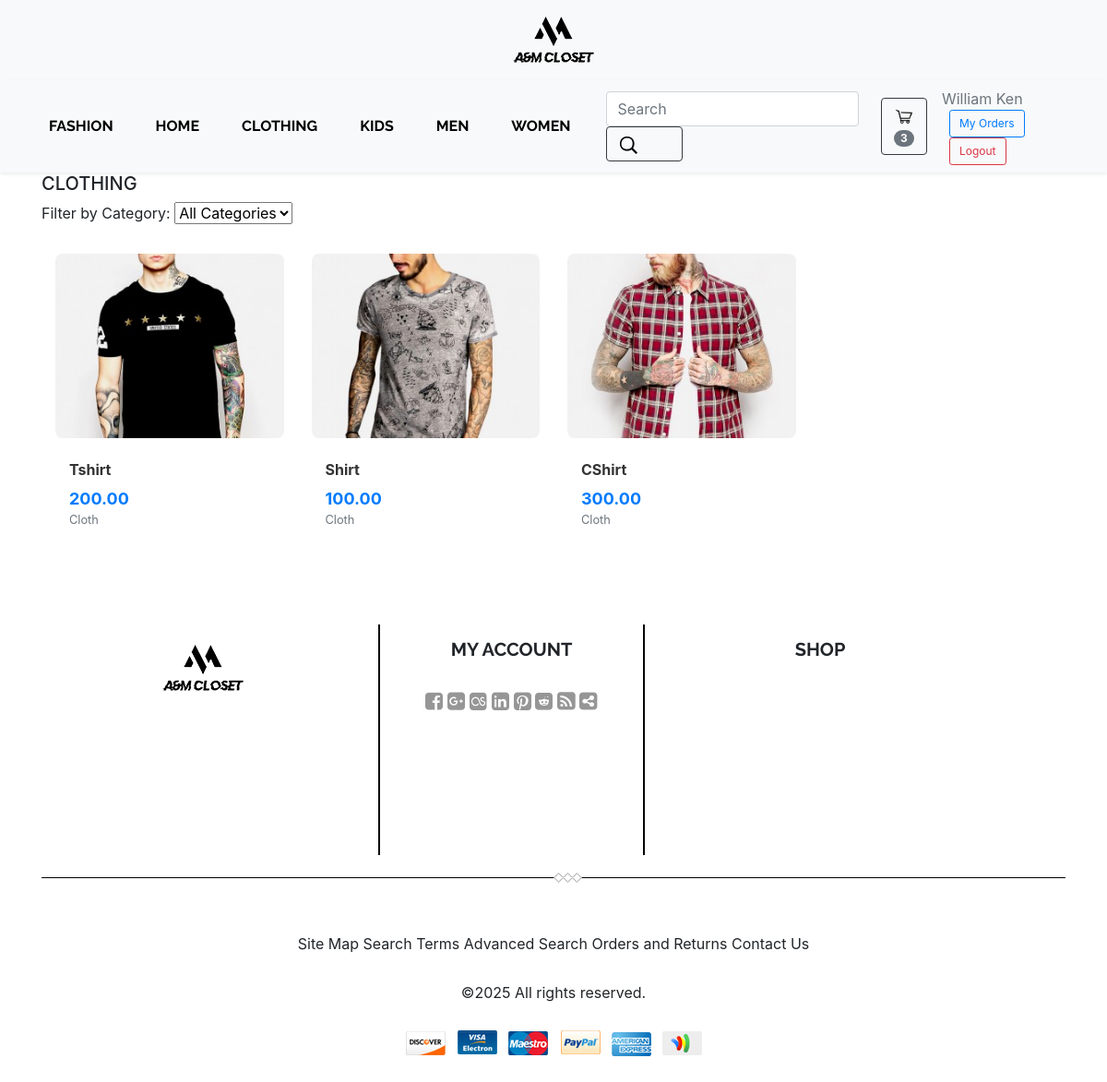
/Clothing.php (signed in), run on the app's committed database.
### tables this page shows
CREATE TABLE `product` (
  `p_id` int(100) NOT NULL,
  `name` varchar(100) NOT NULL,
  `category` varchar(100) NOT NULL,
  `description` varchar(100) NOT NULL,
  `tags` varchar(255) NOT NULL,
  `quantity` int(100) NOT NULL,
  `Price` int(100) NOT NULL,
  `imgname` varchar(100) NOT NULL
);

### Clothing.php (the view, shortened to what this page needs)
<?php
  include 'header.php';
  include 'lib/connection.php';
  $sql = "SELECT * FROM product";
  $result = mysqli_query($conn, $sql);
?>
<div class="container">
    <h5>CLOTHING</h5>
    <div class="filter-section mb-4">
        <div class="row">
            <div class="col-md-4">
                <label for="categoryFilter" class="form-label">Filter by Category:</label>
                <select id="categoryFilter" class="form-select">
                    <option value="">All Categories</option>
                </select>
            </div>
        </div>
    </div>
    <div class="container">
        <div class="row" id="productsContainer">
            <?php
            if (mysqli_num_rows($result) > 0) {
                while ($row = mysqli_fetch_assoc($result)) {
                    ?>
                    <div class="col-md-3 col-sm-6 col-6 product-item" data-category="<?php echo htmlspecialchars($row['category']); ?>">
                        <div class="product-item">
                            <a href="product_detail.php?id=<?php echo $row['p_id']; ?>" class="product-link">
                                <div class="product-image">
                                    <img src="admin/product_img/<?php echo $row['imgname']; ?>" alt="<?php echo $row['name']; ?>">
                                </div>
                                <div class="product-info">
                                    <h6><?php echo $row["name"]; ?></h6>
                                    <span class="price"><?php echo number_format($row["Price"], 2); ?></span>
                                    <small class="text-muted d-block"><?php echo $row["category"]; ?></small>
                                </div>
                            </a>
                        </div>
                    </div>
                    <?php
                }
            } else {
                echo "<div class='col-12'><p>No products available.</p></div>";
            }
            ?>
        </div>
    </div>
</div>
<?php
  include 'footer.php';
?>

### css/style.css (style rules this page uses)
.product-item { margin-bottom: 20px; transition: transform 0.3s ease; }
.product-link { text-decoration: none; color: inherit; display: block; }
.product-image { overflow: hidden; border-radius: 8px; margin-bottom: 10px; }
.product-image img { width: 100%; height: 200px; object-fit: cover; transition: transform 0.3s ease; }
.product-info h6 { margin: 0 0 5px 0; font-weight: 600; }
.product-info .price { color: #007bff; font-weight: bold; font-size: 1.1em; }
.product-image { position: relative; overflow: hidden; }
.product-image img { transition: transform 0.3s ease; width: 100%; height: 200px; object-fit: cover; }
.product-info { padding: 15px; }
.product-info h6 { font-size: 16px; font-weight: bold; margin-bottom: 8px; color: #333; }
.product-info .price { font-size: 18px; font-weight: bold; color: #007bff; }

### data on the page
product: imgname (picture), name "Tshirt", Price "200.00", category "Cloth"
product: imgname (picture), name "Shirt", Price "100.00", category "Cloth"
product: imgname (picture), name "CShirt", Price "300.00", category "Cloth"

### other printed values
$display_name "KIDS"
$display_name "MEN"
$display_name "WOMEN"
$total "3"
$_SESSION['username'] "William Ken"
